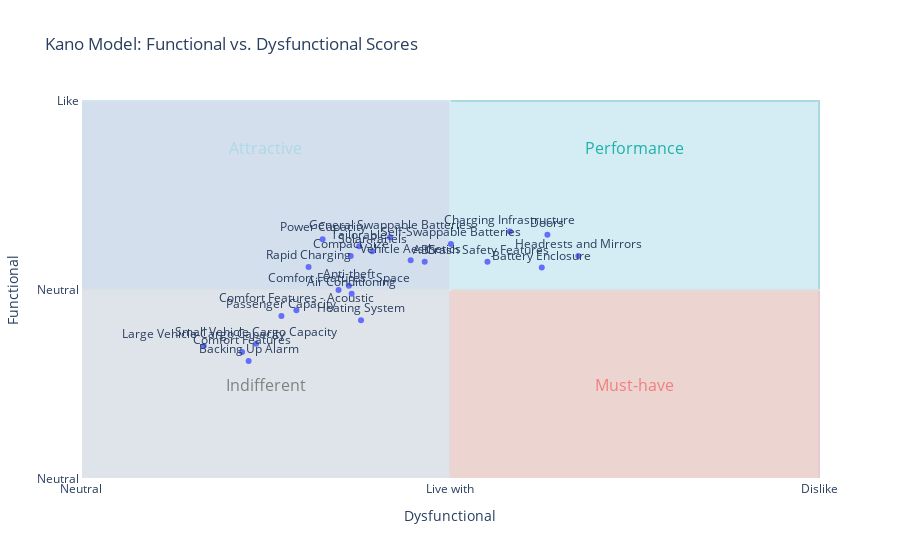

Notebook source saved alongside this figure:
### Code cell
def plot_kano_results_with_errors(df_averages, plot_title='Kano Model with Errors'):
    """Plots Kano results using Plotly with error bars for functional and dysfunctional scores."""
    fig = px.scatter(df_averages,
                     x='Average Dysfunctional Score',
                     y='Average Functional Score',
                     text='Feature', 
                     title=plot_title,
                     error_x='Dysfunctional StdDev',  # Add standard deviation for dysfunctional scores
                     error_y='Functional StdDev')  # Add standard deviation for functional scores

   

# Step 6: Calculate Kano averages
df_averages = calculate_kano_averages(df_kano, feature_names)


# Step 7: Plot Kano results with standard deviations
plot_kano_results(df_averages)

### Figure 1 — Plotly figure (JSON) as saved in the notebook; plotly's stock layout.template omitted (floating-point values rounded to 4 significant figures)
{"data": [{"hovertemplate": "Average Dysfunctional Score=%{x}<br>Average Functional Score=%{y}<br>Feature=%{text}<extra></extra>", "legendgroup": "", "marker": {"color": "#636efa", "symbol": "circle"}, "mode": "markers+text", "name": "", "orientation": "v", "showlegend": false, "text": ["Heating System", "Air Conditioning", "Small Vehicle Cargo Capacity", "Large Vehicle Cargo Capacity", "Tailorable", "ABS", "Backing Up Alarm", "Headrests and Mirrors", "Crash Safety Features", "Passenger Capacity", "Doors", "Anti-theft", "Comfort Features", "Comfort Features - Space", "Comfort Features - Acoustic", "Compact Size", "Vehicle Aesthetics", "General Swappable Batteries", "Self-Swappable Batteries", "Power Capacity", "Rapid Charging", "Charging Infrastructure", "Battery Enclosure", "Solar Panels"], "textposition": "top center", "type": "scatter", "x": [1.518, 1.467, 0.9492, 0.665, 1.508, 1.863, 0.9086, 2.695, 2.203, 1.086, 2.528, 1.452, 0.8731, 1.396, 1.168, 1.462, 1.787, 1.675, 2.005, 1.31, 1.234, 2.325, 2.497, 1.579], "xaxis": "x", "y": [1.68, 1.959, 1.431, 1.406, 2.462, 2.299, 1.249, 2.36, 2.299, 1.726, 2.584, 2.046, 1.345, 2, 1.787, 2.36, 2.315, 2.558, 2.487, 2.538, 2.244, 2.619, 2.239, 2.411], "yaxis": "y"}], "layout": {"annotations": [{"font": {"color": "LightSeaGreen", "size": 16}, "showarrow": false, "text": "Performance", "x": 3, "y": 3.5}, {"font": {"color": "LightCoral", "size": 16}, "showarrow": false, "text": "Must-have", "x": 3, "y": 1}, {"font": {"color": "LightBlue", "size": 16}, "showarrow": false, "text": "Attractive", "x": 1, "y": 3.5}, {"font": {"color": "Gray", "size": 16}, "showarrow": false, "text": "Indifferent", "x": 1, "y": 1}], "legend": {"tracegroupgap": 0}, "shapes": [{"fillcolor": "PaleTurquoise", "layer": "below", "line": {"color": "LightSeaGreen"}, "opacity": 0.3, "type": "rect", "x0": 2, "x1": 4, "y0": 2, "y1": 4}, {"fillcolor": "LightSalmon", "layer": "below", "line": {"color": "LightCoral"}, "opacity": 0.3, "type": "rect", "x0": 2, "x1": 4, "y0": 0, "y1": 2}, {"fillcolor": "LightSteelBlue", "layer": "below", "line": {"color": "LightBlue"}, "opacity": 0.3, "type": "rect", "x0": 0, "x1": 2, "y0": 2, "y1": 4}, {"fillcolor": "LightGray", "layer": "below", "line": {"color": "Gray"}, "opacity": 0.3, "type": "rect", "x0": 0, "x1": 2, "y0": 0, "y1": 2}], "title": {"text": "Kano Model: Functional vs. Dysfunctional Scores"}, "xaxis": {"anchor": "y", "domain": [0, 1], "ticktext": ["Like", "Must-be", "Neutral", "Live with", "Dislike"], "tickvals": [-2, -1, 0, 2, 4], "title": {"text": "Dysfunctional"}}, "yaxis": {"anchor": "x", "domain": [0, 1], "ticktext": ["Dislike", "Live with", "Neutral", "Neutral", "Like"], "tickvals": [-2, -1, 0, 2, 4], "title": {"text": "Functional"}}}}
